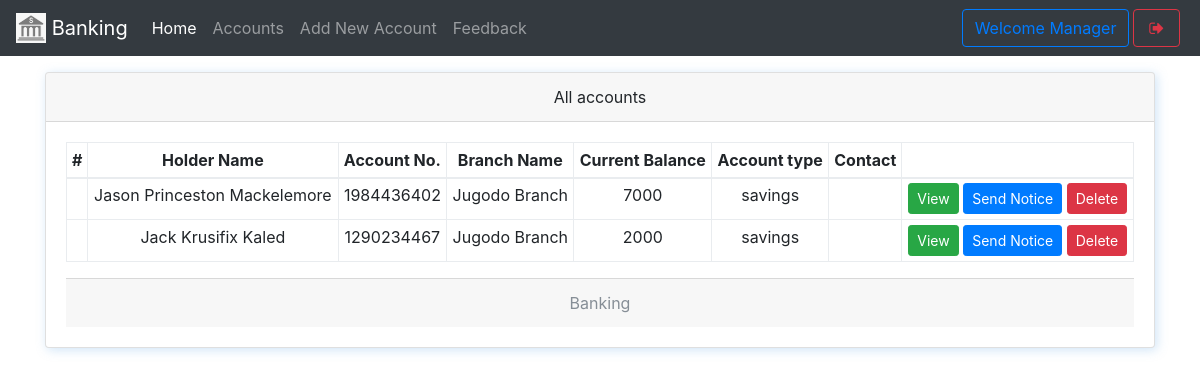
/manager (signed in), run on the app's committed database.
### core/models.py (models this page shows, shortened)
class Account(models.Model):
    user = models.OneToOneField(User,on_delete= models.CASCADE)
    account_number = models.CharField(max_length = 10,unique = True,validators=[numeric_validation])
    balance = models.BigIntegerField()
    branch  = models.ForeignKey(Branch,null = True,blank=True,on_delete=models.SET_NULL)
    account_type = models.CharField(max_length = 10, choices = (('current','current'),('savings','savings')),default = "savings")
    first_name = models.CharField(max_length = 256)
    middle_name = models.CharField(max_length = 256, blank = True)
    last_name = models.CharField(max_length = 256)
    city = models.CharField(max_length= 20, blank=True)
    address = models.CharField(max_length= 40, blank=True)
    contact = models.CharField(max_length=12,blank=True, validators=[numeric_validation])
    date_created = models.DateTimeField(auto_now_add = True)

class Branch(models.Model):
    number = models.IntegerField()
    name = models.CharField(max_length=100)

### core/views.py (the view, shortened to what this page needs)
# urls.py: path('manager',ManagerDashboardView.as_view(),name="manager-index"),
class ManagerDashboardView(ManagerRequiredMixin,ListView):
    model = Account
    template_name = "manager/index.html"
    def get_queryset(self):
        return Account.objects.all().order_by("-date_created")

### core/views.py (called while the page is built)
    def test_func(self):
        return self.request.user.is_staff or self.request.user.usertype == "manager"

### core/templates/manager/index.html (shortened to what this page needs)
{% extends 'manager/manager-base.html' %}
{% block content %}
<div class="container">
    <div class="card w-100 text-center shadowBlue">
      <div class="card-header">
        All accounts
      </div>
      <div class="card-body">
       <table class="table table-bordered table-sm">
      <thead>
        <tr>
          <th scope="col">#</th>
          <th scope="col">Holder Name</th>
          <th scope="col">Account No.</th>
          <th scope="col">Branch Name</th>
          <th scope="col">Current Balance</th>
          <th scope="col">Account type</th>
          <th scope="col">Contact</th>
          <th scope="col"></th>
        </tr>
      </thead>
      <tbody>
        {% for obj in object_list %}
          <tr>
            <th scope="row">{{forloop.counter1}}</th>
            <td>{{obj.first_name}} {{obj.middle_name}} {{obj.last_name}}</td>
            <td>{{obj.account_number}}</td>
            <td>{{obj.branch.name}}</td>
            <td>{{obj.balance}}</td>
            <td>{{obj.account_type}}</td>
            <td></td>
            <td>
              <a href="{% url 'manager-account-view' obj.id %}" class='btn btn-success btn-sm' data-toggle='tooltip' title="View More info">View</a>
              <a href="{% url 'manager-notice-add' obj.user.id %}" class='btn btn-primary btn-sm' data-toggle='tooltip' title="Send notice to this">Send Notice</a>
              <a href="javascript:void(0)" class='btn btn-danger btn-sm' onclick="deleteuser('{{obj.id}}')" data-toggle="modal" data-target="#staticBackdrop" title="Delete this account">Delete</a>
            </td>
        {% empty %}
        <p class="text-center jumbotron">
            No Account Yet
        </p>
        {% endfor %}
      </tbody>
    </table>
      <div class="card-footer text-muted">
        Banking
      </div>
    </div>
{% endblock %}

### core/static/css/custom.css (style rules this page uses)
.shadowBlue { box-shadow: 2px 2px 11px #75b3e759 }

### data on the page
Account: first_name "Jason", middle_name "Princeston", last_name "Mackelemore", account_number "1984436402", branch.name "Jugodo Branch", balance "7000", account_type "savings"
Account: first_name "Jack", middle_name "Krusifix", last_name "Kaled", account_number "1290234467", branch.name "Jugodo Branch", balance "2000", account_type "savings"
